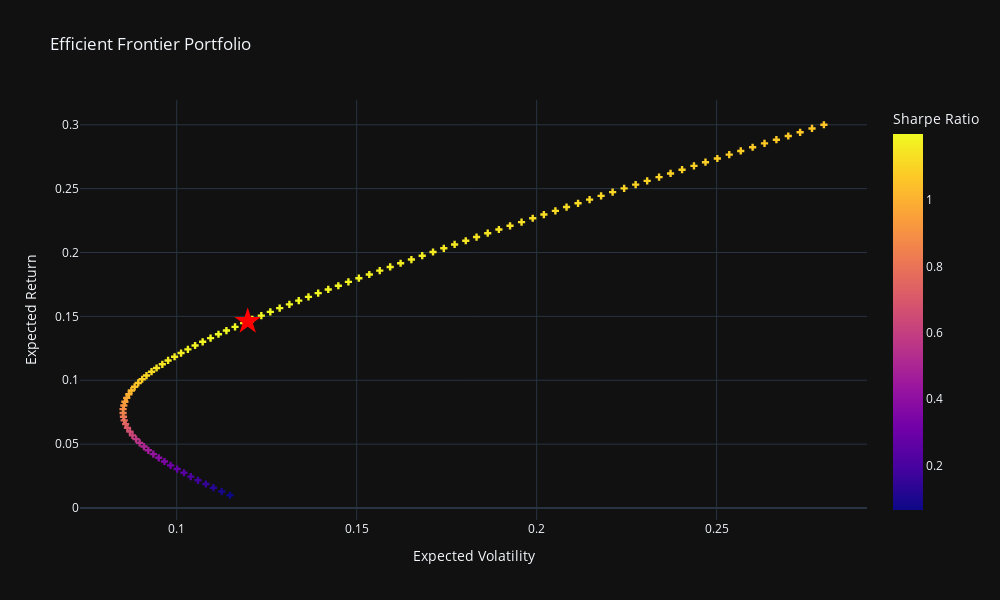

Notebook cell for this chart:
### Code cell
# Plot efficient frontier portfolio
fig = px.scatter(
    efport, x='targetvols', y='targetrets',  color='targetsharpe',
    labels={'targetrets': 'Expected Return', 'targetvols': 'Expected Volatility','targetsharpe': 'Sharpe Ratio'},
    title="Efficient Frontier Portfolio"
     ).update_traces(mode='markers', marker=dict(symbol='cross'))

# Plot maximum sharpe portfolio
fig.add_scatter(
    mode='markers',
    x=[tangency['vol']], 
    y=[tangency['ret']],
    marker=dict(color='red', size=20, symbol='star'),
    name = 'Max Sharpe'
).update(layout_showlegend=False)

# Show spikes
fig.update_xaxes(showspikes=True)
fig.update_yaxes(showspikes=True)
fig.show()
